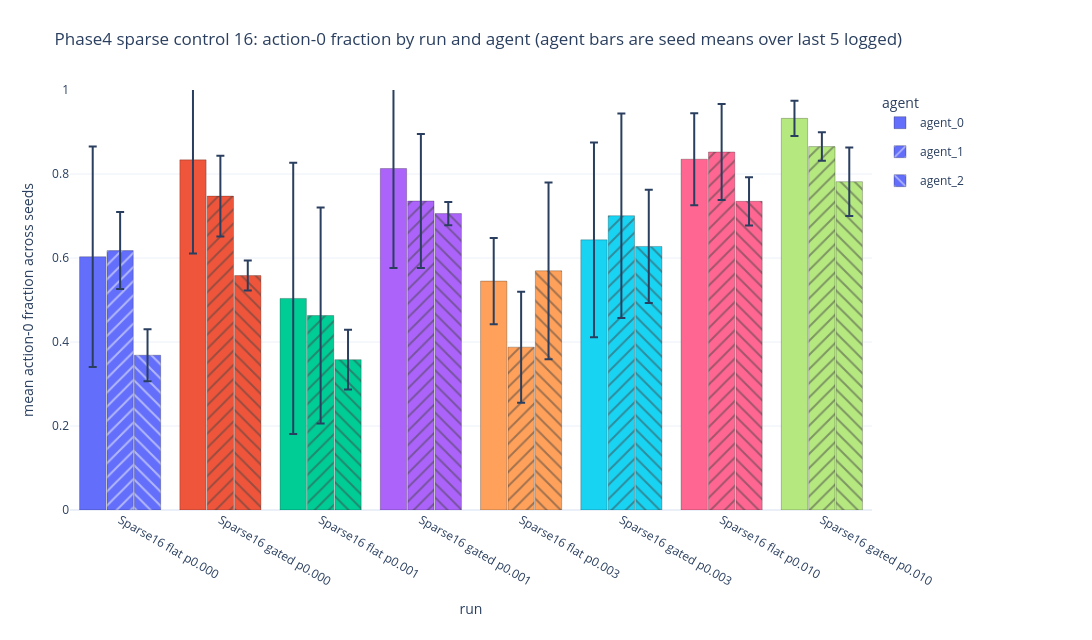
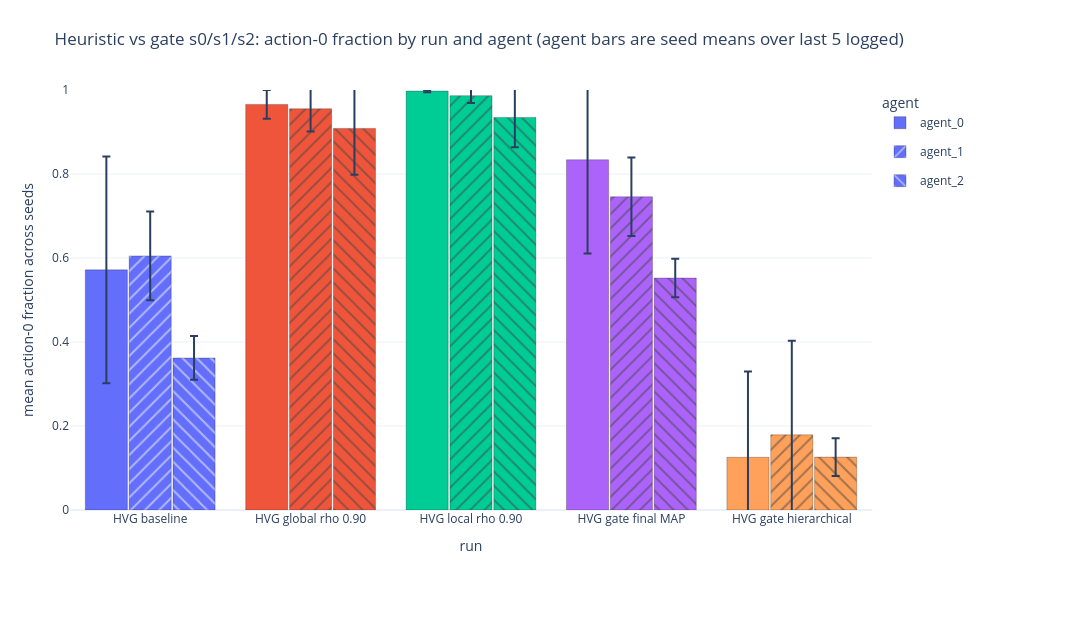
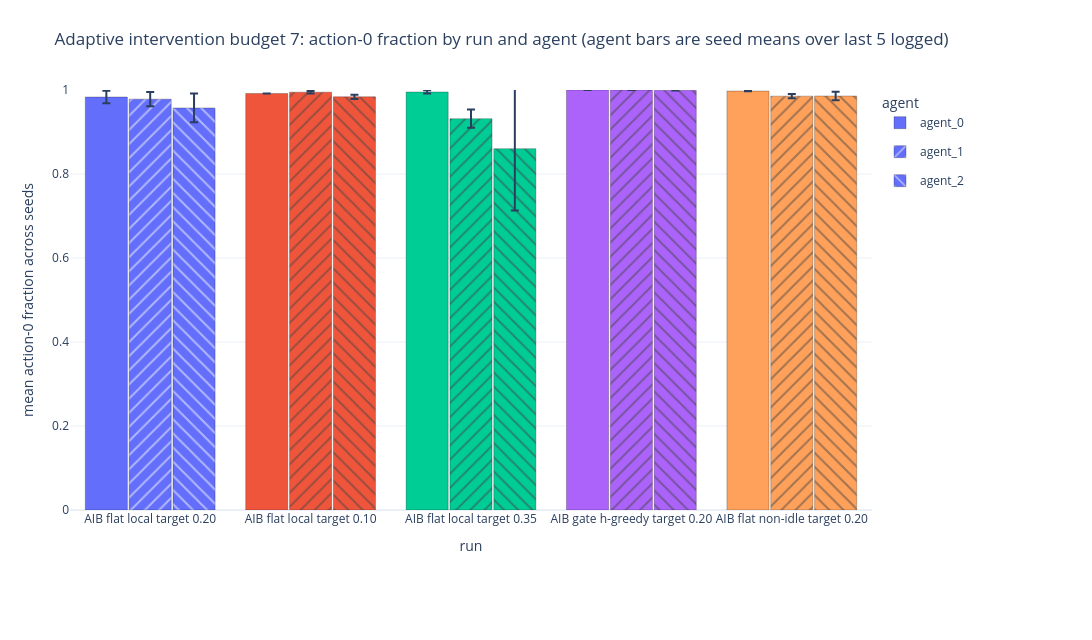

The code cell stored with these charts, in order, in its notebook:
### Markdown cell above
## Last-5logged action 0 fraction by run and agent

### Code cell
last5_action0 = adm.last5_logged_action0_fraction_by_agent_all_runs(ctx)
adm.display_metric_figures(last5_action0)

### Figure 1 — Plotly figure (JSON) as saved in the notebook; plotly's stock layout.template omitted (floating-point values rounded to 4 significant figures)
{"data": [{"customdata": [[0.2623, 3, "[0, 1, 2]", 24120.0, 10490.0, "['sparse16_flat_p000_s0', 'sparse16_flat_p000_s1', 'sparse16_flat_p000_s2']"], [0.223, 3, "[0, 1, 2]", 33350.0, 8919.0, "['sparse16_gated_p000_s0', 'sparse16_gated_p000_s1', 'sparse16_gated_p000_s2']"], [0.3229, 3, "[0, 1, 2]", 20150.0, 12920.0, "['sparse16_flat_p001_s0', 'sparse16_flat_p001_s1', 'sparse16_flat_p001_s2']"], [0.2366, 3, "[0, 1, 2]", 32520.0, 9464.0, "['sparse16_gated_p001_s0', 'sparse16_gated_p001_s1', 'sparse16_gated_p001_s2']"], [0.1026, 3, "[0, 1, 2]", 21800.0, 4105.0, "['sparse16_flat_p003_s0', 'sparse16_flat_p003_s1', 'sparse16_flat_p003_s2']"], [0.2317, 3, "[0, 1, 2]", 25730.0, 9268.0, "['sparse16_gated_p003_s0', 'sparse16_gated_p003_s1', 'sparse16_gated_p003_s2']"], [0.1097, 3, "[0, 1, 2]", 33407, 4387.0, "['sparse16_flat_p010_s0', 'sparse16_flat_p010_s1', 'sparse16_flat_p010_s2']"], [0.04184, 3, "[0, 1, 2]", 37299, 1674.0, "['sparse16_gated_p010_s0', 'sparse16_gated_p010_s1', 'sparse16_gated_p010_s2']"]], "error_y": {"array": [0.2623, 0.223, 0.3229, 0.2366, 0.1026, 0.2317, 0.1097, 0.04184], "type": "data", "visible": true}, "hovertemplate": "run=%{x}<br>agent=agent_0<br>mean action-0 fraction=%{y:.4f}<br>std across seeds=%{customdata[0]:.4f}<br>n_seeds=%{customdata[1]}<br>seeds=%{customdata[2]}<br>mean action-0 count=%{customdata[3]:.0f}<br>std action-0 count=%{customdata[4]:.0f}<br>seed runs=%{customdata[5]}<extra></extra>", "legendgroup": "agent_0", "marker": {"color": ["#636EFA", "#EF553B", "#00CC96", "#AB63FA", "#FFA15A", "#19D3F3", "#FF6692", "#B6E880"], "line": {"color": "rgba(0,0,0,0.35)", "width": 0.7}, "pattern": {"shape": ""}}, "name": "agent_0", "type": "bar", "x": ["Sparse16 flat p0.000", "Sparse16 gated p0.000", "Sparse16 flat p0.001", "Sparse16 gated p0.001", "Sparse16 flat p0.003", "Sparse16 gated p0.003", "Sparse16 flat p0.010", "Sparse16 gated p0.010"], "y": [0.603, 0.8336, 0.5038, 0.813, 0.545, 0.6432, 0.8352, 0.9325]}, {"customdata": [[0.09166, 3, "[0, 1, 2]", 24700.0, 3667.0, "['sparse16_flat_p000_s0', 'sparse16_flat_p000_s1', 'sparse16_flat_p000_s2']"], [0.09591, 3, "[0, 1, 2]", 29900.0, 3837.0, "['sparse16_gated_p000_s0', 'sparse16_gated_p000_s1', 'sparse16_gated_p000_s2']"], [0.2573, 3, "[0, 1, 2]", 18520.0, 10290.0, "['sparse16_flat_p001_s0', 'sparse16_flat_p001_s1', 'sparse16_flat_p001_s2']"], [0.1595, 3, "[0, 1, 2]", 29430.0, 6378.0, "['sparse16_gated_p001_s0', 'sparse16_gated_p001_s1', 'sparse16_gated_p001_s2']"], [0.1322, 3, "[0, 1, 2]", 15510.0, 5286.0, "['sparse16_flat_p003_s0', 'sparse16_flat_p003_s1', 'sparse16_flat_p003_s2']"], [0.2436, 3, "[0, 1, 2]", 28030.0, 9744.0, "['sparse16_gated_p003_s0', 'sparse16_gated_p003_s1', 'sparse16_gated_p003_s2']"], [0.1141, 3, "[0, 1, 2]", 34095, 4563.0, "['sparse16_flat_p010_s0', 'sparse16_flat_p010_s1', 'sparse16_flat_p010_s2']"], [0.03384, 3, "[0, 1, 2]", 34610.0, 1354.0, "['sparse16_gated_p010_s0', 'sparse16_gated_p010_s1', 'sparse16_gated_p010_s2']"]], "error_y": {"array": [0.09166, 0.09591, 0.2573, 0.1595, 0.1322, 0.2436, 0.1141, 0.03384], "type": "data", "visible": true}, "hovertemplate": "run=%{x}<br>agent=agent_1<br>mean action-0 fraction=%{y:.4f}<br>std across seeds=%{customdata[0]:.4f}<br>n_seeds=%{customdata[1]}<br>seeds=%{customdata[2]}<br>mean action-0 count=%{customdata[3]:.0f}<br>std action-0 count=%{customdata[4]:.0f}<br>seed runs=%{customdata[5]}<extra></extra>", "legendgroup": "agent_1", "marker": {"color": ["#636EFA", "#EF553B", "#00CC96", "#AB63FA", "#FFA15A", "#19D3F3", "#FF6692", "#B6E880"], "line": {"color": "rgba(0,0,0,0.35)", "width": 0.7}, "pattern": {"shape": "/"}}, "name": "agent_1", "type": "bar", "x": ["Sparse16 flat p0.000", "Sparse16 gated p0.000", "Sparse16 flat p0.001", "Sparse16 gated p0.001", "Sparse16 flat p0.003", "Sparse16 gated p0.003", "Sparse16 flat p0.010", "Sparse16 gated p0.010"], "y": [0.6176, 0.7474, 0.4631, 0.7356, 0.3877, 0.7007, 0.8524, 0.8653]}, {"customdata": [[0.062, 3, "[0, 1, 2]", 14740, 2480.0, "['sparse16_flat_p000_s0', 'sparse16_flat_p000_s1', 'sparse16_flat_p000_s2']"], [0.03581, 3, "[0, 1, 2]", 22329, 1433.0, "['sparse16_gated_p000_s0', 'sparse16_gated_p000_s1', 'sparse16_gated_p000_s2']"], [0.07122, 3, "[0, 1, 2]", 14320.0, 2849.0, "['sparse16_flat_p001_s0', 'sparse16_flat_p001_s1', 'sparse16_flat_p001_s2']"], [0.02757, 3, "[0, 1, 2]", 28231, 1103.0, "['sparse16_gated_p001_s0', 'sparse16_gated_p001_s1', 'sparse16_gated_p001_s2']"], [0.2105, 3, "[0, 1, 2]", 22780, 8420.0, "['sparse16_flat_p003_s0', 'sparse16_flat_p003_s1', 'sparse16_flat_p003_s2']"], [0.1349, 3, "[0, 1, 2]", 25100.0, 5396.0, "['sparse16_gated_p003_s0', 'sparse16_gated_p003_s1', 'sparse16_gated_p003_s2']"], [0.05752, 3, "[0, 1, 2]", 29400.0, 2300.0, "['sparse16_flat_p010_s0', 'sparse16_flat_p010_s1', 'sparse16_flat_p010_s2']"], [0.0814, 3, "[0, 1, 2]", 31267, 3256.0, "['sparse16_gated_p010_s0', 'sparse16_gated_p010_s1', 'sparse16_gated_p010_s2']"]], "error_y": {"array": [0.062, 0.03581, 0.07122, 0.02757, 0.2105, 0.1349, 0.05752, 0.0814], "type": "data", "visible": true}, "hovertemplate": "run=%{x}<br>agent=agent_2<br>mean action-0 fraction=%{y:.4f}<br>std across seeds=%{customdata[0]:.4f}<br>n_seeds=%{customdata[1]}<br>seeds=%{customdata[2]}<br>mean action-0 count=%{customdata[3]:.0f}<br>std action-0 count=%{customdata[4]:.0f}<br>seed runs=%{customdata[5]}<extra></extra>", "legendgroup": "agent_2", "marker": {"color": ["#636EFA", "#EF553B", "#00CC96", "#AB63FA", "#FFA15A", "#19D3F3", "#FF6692", "#B6E880"], "line": {"color": "rgba(0,0,0,0.35)", "width": 0.7}, "pattern": {"shape": "\\"}}, "name": "agent_2", "type": "bar", "x": ["Sparse16 flat p0.000", "Sparse16 gated p0.000", "Sparse16 flat p0.001", "Sparse16 gated p0.001", "Sparse16 flat p0.003", "Sparse16 gated p0.003", "Sparse16 flat p0.010", "Sparse16 gated p0.010"], "y": [0.3685, 0.5582, 0.358, 0.7058, 0.5695, 0.6275, 0.7349, 0.7817]}], "layout": {"bargap": 0.18, "bargroupgap": 0.04, "barmode": "group", "height": 640, "legend": {"orientation": "v", "title": {"text": "agent"}, "x": 1.01, "xanchor": "left", "y": 1, "yanchor": "top"}, "margin": {"b": 130, "l": 70, "r": 220, "t": 90}, "title": {"text": "Phase4 sparse control 16: action-0 fraction by run and agent (agent bars are seed means over last 5 logged)"}, "width": 1450, "xaxis": {"categoryarray": ["Sparse16 flat p0.000", "Sparse16 gated p0.000", "Sparse16 flat p0.001", "Sparse16 gated p0.001", "Sparse16 flat p0.003", "Sparse16 gated p0.003", "Sparse16 flat p0.010", "Sparse16 gated p0.010"], "categoryorder": "array", "title": {"text": "run"}}, "yaxis": {"range": [0, 1], "title": {"text": "mean action-0 fraction across seeds"}}}}

### Figure 2 — Plotly figure (JSON) as saved in the notebook; plotly's stock layout.template omitted (floating-point values rounded to 4 significant figures)
{"data": [{"customdata": [[0.2702, 3, "[0, 1, 2]", 22870.0, 10810.0, "['hvg_00_baseline_s0', 'hvg_00_baseline_s1', 'hvg_00_baseline_s2']"], [0.03443, 3, "[0, 1, 2]", 38630.0, 1377.0, "['hvg_01_eval_rho090_s0', 'hvg_01_eval_rho090_s1', 'hvg_01_eval_rho090_s2']"], [0.002643, 3, "[0, 1, 2]", 39900.0, 105.5, "['hvg_04_eval_local_rho090_s0', 'hvg_04_eval_local_rho090_s1', 'hvg_04_eval_local_rho090_s2']"], [0.2233, 3, "[0, 1, 2]", 33356, 8930.0, "['hvg_02_gate_final_map_s0', 'hvg_02_gate_final_map_s1', 'hvg_02_gate_final_map_s2']"], [0.204, 3, "[0, 1, 2]", 5019.0, 8160.0, "['hvg_03_gate_hierarchical_s0', 'hvg_03_gate_hierarchical_s1', 'hvg_03_gate_hierarchical_s2']"]], "error_y": {"array": [0.2702, 0.03443, 0.002643, 0.2233, 0.204], "type": "data", "visible": true}, "hovertemplate": "run=%{x}<br>agent=agent_0<br>mean action-0 fraction=%{y:.4f}<br>std across seeds=%{customdata[0]:.4f}<br>n_seeds=%{customdata[1]}<br>seeds=%{customdata[2]}<br>mean action-0 count=%{customdata[3]:.0f}<br>std action-0 count=%{customdata[4]:.0f}<br>seed runs=%{customdata[5]}<extra></extra>", "legendgroup": "agent_0", "marker": {"color": ["#636EFA", "#EF553B", "#00CC96", "#AB63FA", "#FFA15A"], "line": {"color": "rgba(0,0,0,0.35)", "width": 0.7}, "pattern": {"shape": ""}}, "name": "agent_0", "type": "bar", "x": ["HVG baseline", "HVG global rho 0.90", "HVG local rho 0.90", "HVG gate final MAP", "HVG gate hierarchical"], "y": [0.5717, 0.9657, 0.9975, 0.8339, 0.1255]}, {"customdata": [[0.1057, 3, "[0, 1, 2]", 24200, 4229.0, "['hvg_00_baseline_s0', 'hvg_00_baseline_s1', 'hvg_00_baseline_s2']"], [0.05404, 3, "[0, 1, 2]", 38210.0, 2161.0, "['hvg_01_eval_rho090_s0', 'hvg_01_eval_rho090_s1', 'hvg_01_eval_rho090_s2']"], [0.01752, 3, "[0, 1, 2]", 39460.0, 700.8, "['hvg_04_eval_local_rho090_s0', 'hvg_04_eval_local_rho090_s1', 'hvg_04_eval_local_rho090_s2']"], [0.09347, 3, "[0, 1, 2]", 29833, 3739.0, "['hvg_02_gate_final_map_s0', 'hvg_02_gate_final_map_s1', 'hvg_02_gate_final_map_s2']"], [0.2239, 3, "[0, 1, 2]", 7155.0, 8956.0, "['hvg_03_gate_hierarchical_s0', 'hvg_03_gate_hierarchical_s1', 'hvg_03_gate_hierarchical_s2']"]], "error_y": {"array": [0.1057, 0.05404, 0.01752, 0.09347, 0.2239], "type": "data", "visible": true}, "hovertemplate": "run=%{x}<br>agent=agent_1<br>mean action-0 fraction=%{y:.4f}<br>std across seeds=%{customdata[0]:.4f}<br>n_seeds=%{customdata[1]}<br>seeds=%{customdata[2]}<br>mean action-0 count=%{customdata[3]:.0f}<br>std action-0 count=%{customdata[4]:.0f}<br>seed runs=%{customdata[5]}<extra></extra>", "legendgroup": "agent_1", "marker": {"color": ["#636EFA", "#EF553B", "#00CC96", "#AB63FA", "#FFA15A"], "line": {"color": "rgba(0,0,0,0.35)", "width": 0.7}, "pattern": {"shape": "/"}}, "name": "agent_1", "type": "bar", "x": ["HVG baseline", "HVG global rho 0.90", "HVG local rho 0.90", "HVG gate final MAP", "HVG gate hierarchical"], "y": [0.605, 0.9553, 0.9865, 0.7458, 0.1789]}, {"customdata": [[0.05206, 3, "[0, 1, 2]", 14480.0, 2082.0, "['hvg_00_baseline_s0', 'hvg_00_baseline_s1', 'hvg_00_baseline_s2']"], [0.1106, 3, "[0, 1, 2]", 36341, 4424.0, "['hvg_01_eval_rho090_s0', 'hvg_01_eval_rho090_s1', 'hvg_01_eval_rho090_s2']"], [0.07131, 3, "[0, 1, 2]", 37390.0, 2852.0, "['hvg_04_eval_local_rho090_s0', 'hvg_04_eval_local_rho090_s1', 'hvg_04_eval_local_rho090_s2']"], [0.04561, 3, "[0, 1, 2]", 22100.0, 1825.0, "['hvg_02_gate_final_map_s0', 'hvg_02_gate_final_map_s1', 'hvg_02_gate_final_map_s2']"], [0.04474, 3, "[0, 1, 2]", 5037.0, 1790.0, "['hvg_03_gate_hierarchical_s0', 'hvg_03_gate_hierarchical_s1', 'hvg_03_gate_hierarchical_s2']"]], "error_y": {"array": [0.05206, 0.1106, 0.07131, 0.04561, 0.04474], "type": "data", "visible": true}, "hovertemplate": "run=%{x}<br>agent=agent_2<br>mean action-0 fraction=%{y:.4f}<br>std across seeds=%{customdata[0]:.4f}<br>n_seeds=%{customdata[1]}<br>seeds=%{customdata[2]}<br>mean action-0 count=%{customdata[3]:.0f}<br>std action-0 count=%{customdata[4]:.0f}<br>seed runs=%{customdata[5]}<extra></extra>", "legendgroup": "agent_2", "marker": {"color": ["#636EFA", "#EF553B", "#00CC96", "#AB63FA", "#FFA15A"], "line": {"color": "rgba(0,0,0,0.35)", "width": 0.7}, "pattern": {"shape": "\\"}}, "name": "agent_2", "type": "bar", "x": ["HVG baseline", "HVG global rho 0.90", "HVG local rho 0.90", "HVG gate final MAP", "HVG gate hierarchical"], "y": [0.362, 0.9085, 0.9348, 0.5524, 0.1259]}], "layout": {"bargap": 0.18, "bargroupgap": 0.04, "barmode": "group", "height": 640, "legend": {"orientation": "v", "title": {"text": "agent"}, "x": 1.01, "xanchor": "left", "y": 1, "yanchor": "top"}, "margin": {"b": 130, "l": 70, "r": 220, "t": 90}, "title": {"text": "Heuristic vs gate s0/s1/s2: action-0 fraction by run and agent (agent bars are seed means over last 5 logged)"}, "width": 1450, "xaxis": {"categoryarray": ["HVG baseline", "HVG global rho 0.90", "HVG local rho 0.90", "HVG gate final MAP", "HVG gate hierarchical"], "categoryorder": "array", "title": {"text": "run"}}, "yaxis": {"range": [0, 1], "title": {"text": "mean action-0 fraction across seeds"}}}}

### Figure 3 — Plotly figure (JSON) as saved in the notebook; plotly's stock layout.template omitted (floating-point values rounded to 4 significant figures)
{"data": [{"customdata": [[0.01505, 3, "[0, 1, 2]", 39340.0, 602.1, "['aib_00_flat_local_t020_s0', 'aib_00_flat_local_t020_s1', 'aib_00_flat_local_t020_s2']"], [0.0001693, 3, "[0, 1, 2]", 39670.0, 6.506, "['aib_01_flat_local_t010_s0', 'aib_01_flat_local_t010_s1', 'aib_01_flat_local_t010_s2']"], [0.003829, 3, "[0, 1, 2]", 39810.0, 153.1, "['aib_02_flat_local_t035_s0', 'aib_02_flat_local_t035_s1', 'aib_02_flat_local_t035_s2']"], [0, 3, "[0, 1, 2]", 40000, 0, "['aib_03_gate_hgreedy_sep_local_t020_s0', 'aib_03_gate_hgreedy_sep_local_t020_s1', 'aib_03_gate_hgreedy_sep_local_t020_s2']"], [0.0004898, 3, "[0, 1, 2]", 39900.0, 19.5, "['aib_04_flat_nonidle_t020_s0', 'aib_04_flat_nonidle_t020_s1', 'aib_04_flat_nonidle_t020_s2']"]], "error_y": {"array": [0.01505, 0.0001693, 0.003829, 0.0, 0.0004898], "type": "data", "visible": true}, "hovertemplate": "run=%{x}<br>agent=agent_0<br>mean action-0 fraction=%{y:.4f}<br>std across seeds=%{customdata[0]:.4f}<br>n_seeds=%{customdata[1]}<br>seeds=%{customdata[2]}<br>mean action-0 count=%{customdata[3]:.0f}<br>std action-0 count=%{customdata[4]:.0f}<br>seed runs=%{customdata[5]}<extra></extra>", "legendgroup": "agent_0", "marker": {"color": ["#636EFA", "#EF553B", "#00CC96", "#AB63FA", "#FFA15A"], "line": {"color": "rgba(0,0,0,0.35)", "width": 0.7}, "pattern": {"shape": ""}}, "name": "agent_0", "type": "bar", "x": ["AIB flat local target 0.20", "AIB flat local target 0.10", "AIB flat local target 0.35", "AIB gate h-greedy target 0.20", "AIB flat non-idle target 0.20"], "y": [0.9834, 0.9917, 0.9953, 1.0, 0.9975]}, {"customdata": [[0.01722, 3, "[0, 1, 2]", 39130.0, 689.1, "['aib_00_flat_local_t020_s0', 'aib_00_flat_local_t020_s1', 'aib_00_flat_local_t020_s2']"], [0.002983, 3, "[0, 1, 2]", 39790.0, 119.1, "['aib_01_flat_local_t010_s0', 'aib_01_flat_local_t010_s1', 'aib_01_flat_local_t010_s2']"], [0.02167, 3, "[0, 1, 2]", 37270.0, 866.3, "['aib_02_flat_local_t035_s0', 'aib_02_flat_local_t035_s1', 'aib_02_flat_local_t035_s2']"], [0, 3, "[0, 1, 2]", 40000, 0, "['aib_03_gate_hgreedy_sep_local_t020_s0', 'aib_03_gate_hgreedy_sep_local_t020_s1', 'aib_03_gate_hgreedy_sep_local_t020_s2']"], [0.004919, 3, "[0, 1, 2]", 39420.0, 196.7, "['aib_04_flat_nonidle_t020_s0', 'aib_04_flat_nonidle_t020_s1', 'aib_04_flat_nonidle_t020_s2']"]], "error_y": {"array": [0.01722, 0.002983, 0.02167, 0.0, 0.004919], "type": "data", "visible": true}, "hovertemplate": "run=%{x}<br>agent=agent_1<br>mean action-0 fraction=%{y:.4f}<br>std across seeds=%{customdata[0]:.4f}<br>n_seeds=%{customdata[1]}<br>seeds=%{customdata[2]}<br>mean action-0 count=%{customdata[3]:.0f}<br>std action-0 count=%{customdata[4]:.0f}<br>seed runs=%{customdata[5]}<extra></extra>", "legendgroup": "agent_1", "marker": {"color": ["#636EFA", "#EF553B", "#00CC96", "#AB63FA", "#FFA15A"], "line": {"color": "rgba(0,0,0,0.35)", "width": 0.7}, "pattern": {"shape": "/"}}, "name": "agent_1", "type": "bar", "x": ["AIB flat local target 0.20", "AIB flat local target 0.10", "AIB flat local target 0.35", "AIB gate h-greedy target 0.20", "AIB flat non-idle target 0.20"], "y": [0.9782, 0.9948, 0.9317, 1.0, 0.9854]}, {"customdata": [[0.03428, 3, "[0, 1, 2]", 38290.0, 1371.0, "['aib_00_flat_local_t020_s0', 'aib_00_flat_local_t020_s1', 'aib_00_flat_local_t020_s2']"], [0.005064, 3, "[0, 1, 2]", 39350.0, 202.8, "['aib_01_flat_local_t010_s0', 'aib_01_flat_local_t010_s1', 'aib_01_flat_local_t010_s2']"], [0.1474, 3, "[0, 1, 2]", 34410.0, 5897.0, "['aib_02_flat_local_t035_s0', 'aib_02_flat_local_t035_s1', 'aib_02_flat_local_t035_s2']"], [0.0006718, 3, "[0, 1, 2]", 39970.0, 26.69, "['aib_03_gate_hgreedy_sep_local_t020_s0', 'aib_03_gate_hgreedy_sep_local_t020_s1', 'aib_03_gate_hgreedy_sep_local_t020_s2']"], [0.01027, 3, "[0, 1, 2]", 39430.0, 410.7, "['aib_04_flat_nonidle_t020_s0', 'aib_04_flat_nonidle_t020_s1', 'aib_04_flat_nonidle_t020_s2']"]], "error_y": {"array": [0.03428, 0.005064, 0.1474, 0.0006718, 0.01027], "type": "data", "visible": true}, "hovertemplate": "run=%{x}<br>agent=agent_2<br>mean action-0 fraction=%{y:.4f}<br>std across seeds=%{customdata[0]:.4f}<br>n_seeds=%{customdata[1]}<br>seeds=%{customdata[2]}<br>mean action-0 count=%{customdata[3]:.0f}<br>std action-0 count=%{customdata[4]:.0f}<br>seed runs=%{customdata[5]}<extra></extra>", "legendgroup": "agent_2", "marker": {"color": ["#636EFA", "#EF553B", "#00CC96", "#AB63FA", "#FFA15A"], "line": {"color": "rgba(0,0,0,0.35)", "width": 0.7}, "pattern": {"shape": "\\"}}, "name": "agent_2", "type": "bar", "x": ["AIB flat local target 0.20", "AIB flat local target 0.10", "AIB flat local target 0.35", "AIB gate h-greedy target 0.20", "AIB flat non-idle target 0.20"], "y": [0.9573, 0.9838, 0.8603, 0.9993, 0.9857]}], "layout": {"bargap": 0.18, "bargroupgap": 0.04, "barmode": "group", "height": 640, "legend": {"orientation": "v", "title": {"text": "agent"}, "x": 1.01, "xanchor": "left", "y": 1, "yanchor": "top"}, "margin": {"b": 130, "l": 70, "r": 220, "t": 90}, "title": {"text": "Adaptive intervention budget 7: action-0 fraction by run and agent (agent bars are seed means over last 5 logged)"}, "width": 1450, "xaxis": {"categoryarray": ["AIB flat local target 0.20", "AIB flat local target 0.10", "AIB flat local target 0.35", "AIB gate h-greedy target 0.20", "AIB flat non-idle target 0.20"], "categoryorder": "array", "title": {"text": "run"}}, "yaxis": {"range": [0, 1], "title": {"text": "mean action-0 fraction across seeds"}}}}
